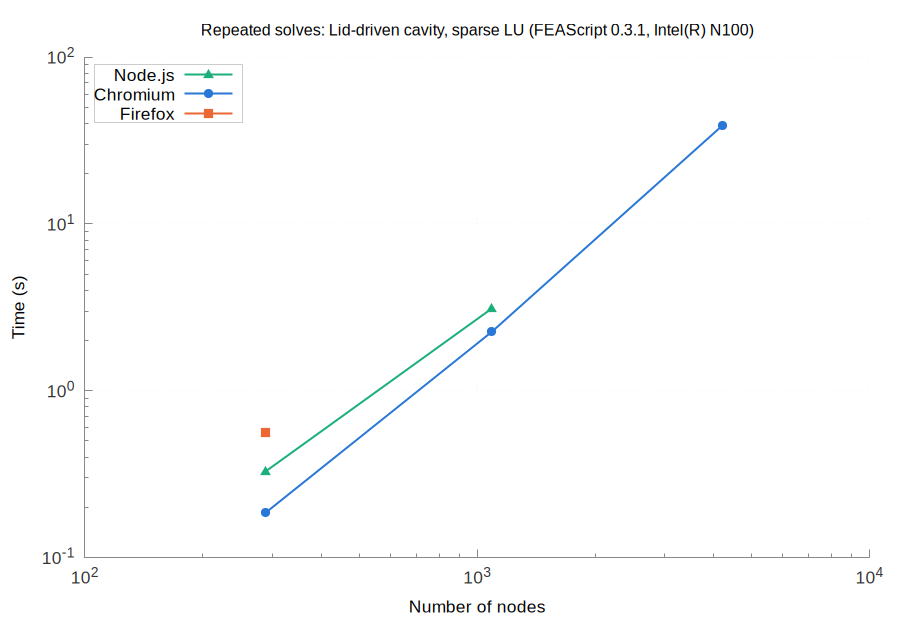

The script that saved this image:
set terminal pngcairo size 900,620 font 'Arial,13'
set border 3 lc rgb '#888888'; set tics nomirror tc rgb '#333333'
set grid lc rgb '#e6e6e6' lw 1; set key top left box lc rgb '#cccccc' opaque
set logscale xy; set format y '10^{%L}'; set format x '10^{%L}'
set output 'browsers_Lid_driven_cavity_sparse_LU_repeated.png'
set title 'Repeated solves: Lid-driven cavity, sparse LU (FEAScript 0.3.1, Intel(R) N100)' font 'Arial,12'
set xlabel 'Number of nodes'
set ylabel 'Time (s)'
plot 'browsers_Lid_driven_cavity_sparse_LU_repeated_node.dat' u 1:2 w lp lw 2 pt 9 ps 1.2 lc rgb '#1baf7a' t 'Node.js', \
     'browsers_Lid_driven_cavity_sparse_LU_repeated_chromium.dat' u 1:2 w lp lw 2 pt 7 ps 1.2 lc rgb '#2a78d6' t 'Chromium', \
     'browsers_Lid_driven_cavity_sparse_LU_repeated_firefox.dat' u 1:2 w lp lw 2 pt 5 ps 1.2 lc rgb '#eb6834' t 'Firefox'
